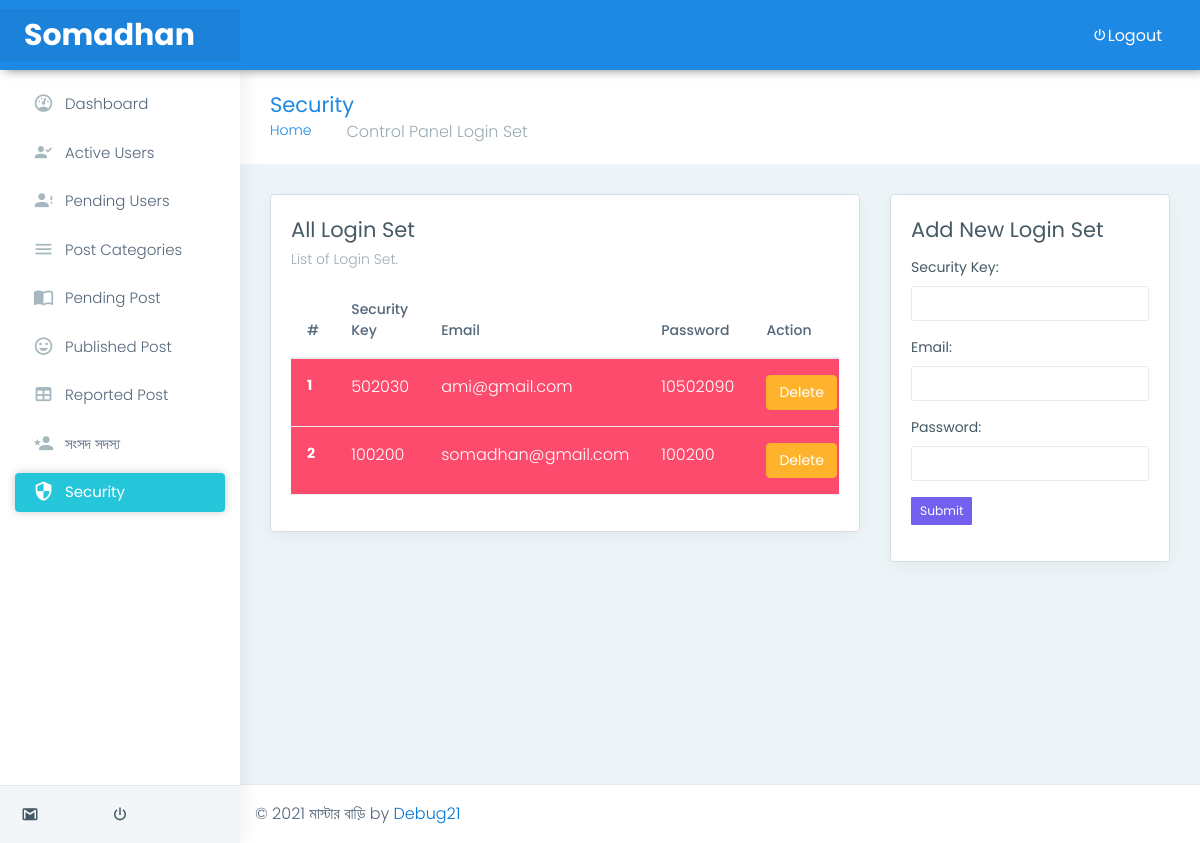
The page /control/security.php (signed in) on the database its author committed.
### tables this page shows
CREATE TABLE `control` (
  `con_id` int(9) NOT NULL,
  `con_security_num` int(11) NOT NULL,
  `con_security_email` varchar(255) NOT NULL,
  `con_security_pass` varchar(255) NOT NULL,
  `showpass` varchar(255) NOT NULL
);

### control/security.php (the view, shortened to what this page needs)
<?php include "inc/header.php" ?>
<div class="page-wrapper">
    <div class="page-breadcrumb">
        <div class="row align-items-center">
            <div class="col-md-6 col-8 align-self-center">
                <h3 class="page-title mb-0 p-0">Security</h3>
                <div class="d-flex align-items-center">
                    <nav aria-label="breadcrumb">
                        <ol class="breadcrumb">
                            <li class="breadcrumb-item"><a href="#">Home</a></li>
                            <li class="breadcrumb-item active" aria-current="page">Control Panel Login Set</li>
                        </ol>
                    </nav>
                </div>
            </div>
            <div class="col-md-6 col-4 align-self-center">
            </div>
        </div>
    </div>
    <div class="container-fluid">
        <div class="row">
            <div class="col-md-8">
                <div class="card">
                    <div class="card-body">
                        <h4 class="card-title">All Login Set</h4>
                        <h6 class="card-subtitle">List of Login Set.</h6>
                        <div class="table-responsive">
                            <table class="table user-table">
                                <thead>
                                    <tr>
                                        <th class="border-top-0">#</th>
                                        <th class="border-top-0">Security Key</th>
                                        <th class="border-top-0">Email</th>
                                        <th class="border-top-0">Password</th>
                                        <th class="border-top-0">Action</th>
                                    </tr>
                                </thead>
                                <tbody>
                                    <?php
                                        $selrepMin = "SELECT * FROM control ORDER BY con_id DESC";
                                        $select_rep_min = mysqli_query($connection, $selrepMin);
                                        $i = 0;
                                        while ( $row = mysqli_fetch_assoc($select_rep_min) )
                                        {
                                          $con_id                 = $row['con_id'];
                                          $con_security_num       = $row['con_security_num'];
                                          $con_security_email     = $row['con_security_email'];
                                          $con_security_pass      = $row['showpass'];
                                          $i++;
                                        ?>
                                            <tr class="bg-danger text-white">
                                              <th scope="row"><?php echo $i; ?></th>
                                              <td><?php echo $con_security_num; ?></td>
                                              <td><?php echo $con_security_email; ?></td>
                                              <td><?php echo $con_security_pass; ?></td>
                                              <td>
                                                <div class="btn-group">
                                                    <a href="security.php?delete=<?php echo $con_id; ?>" class="btn btn-warning">Delete</a>
                                                </div>
                                              </td>
                                            </tr>
                                            <?php
                                        }
                                    ?>
                                </tbody>
                            </table>
                        </div>
                    </div>
                </div>
            </div>
            <div class="col-md-4">
                <div class="card">
                    <div class="card-body">
                        <h4 class="card-title">Add New Login Set</h4>
                        <div >
                            <form action="" method="POST" enctype="multipart/form-data" accept-charset="utf-8">
                              <div class="form-group">
                                <label for="Title">Security Key:</label>
                                <input type="text" name="sec_key" class="form-control">
                              </div>
                              <div class="form-group">
                                <label for="Title">Email:</label>
                                <input type="email" name="sec_email" class="form-control">
                              </div>
                              <div class="form-group">
                                <label for="Title">Password:</label>
                                <input type="password" name="sec_pass" class="form-control">
                              </div>
                              <div class="form-group">
                                <input type="submit" name="addmin" value="Submit" class="btn btn-primary btn-sm">
                              </div>
                            </form>
                        </div>
                    </div>
                </div>
            </div>
        </div>
    </div>
<?php include "inc/footer.php" ?>

### control/style.css (style rules this page uses)
.form-control { color: #91b5d4; }

### rows shown on the page
control: con_security_num "502030", con_security_email "ami@gmail.com", showpass "10502090"
control: con_security_num "100200", con_security_email "somadhan@gmail.com", showpass "100200"
